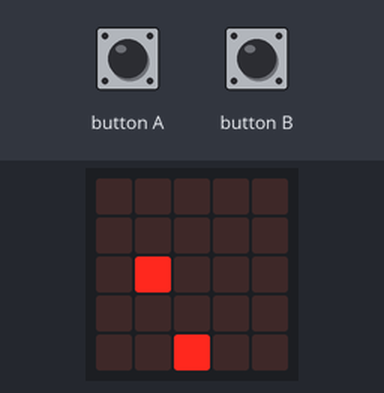
Simulated run of this program. Board: BBC micro:bit (MakeCode). Shown: the board's 5×5 LED display. The inputs (shaded band) are chosen by the test bench. Random numbers come from a fixed seed; the short countdown, score and lost-life animations are approximate; the run ends where the board's game-over animation would start. At 4.0 s the program stops and its outputs stay as they are.

Above: at 1.2 s.
1.3 s: button A pressed for 0.15 s
At 1.9 s:
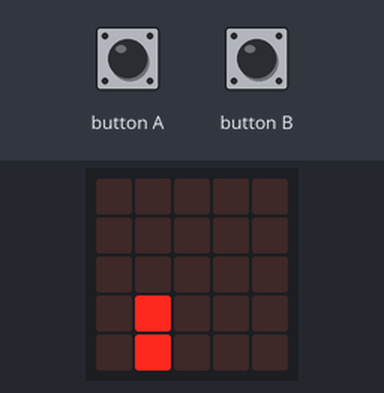
At 4.9 s:
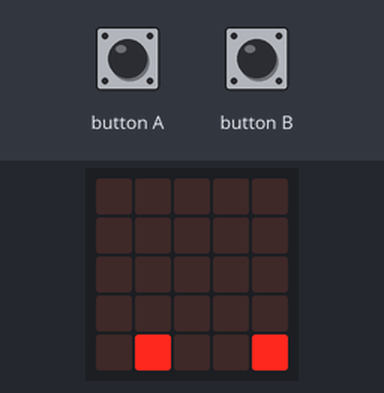
Timing chart, 0 to 5.5 s (numbered marks = the images above; inputs shaded):
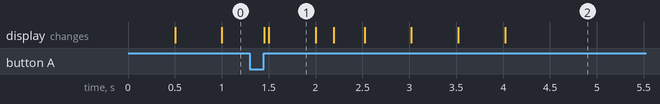

Measured:
- what the display in image 1 shows lasts 0.5 s, from 1.5 s to 2.0 s

The program:

main.ts
```typescript
input.onButtonPressed(Button.A, function () {
    speler.change(LedSpriteProperty.X, -1)
})
input.onGesture(Gesture.TiltRight, function () {
    game.setLife(20)
})
input.onButtonPressed(Button.B, function () {
    speler.change(LedSpriteProperty.X, 1)
})
let fruit: game.LedSprite = null
let speler: game.LedSprite = null
speler = game.createSprite(2, 4)
basic.forever(function () {
    fruit = game.createSprite(randint(0, 4), 0)
    for (let index = 0; index < 4; index++) {
        basic.pause(500)
        fruit.change(LedSpriteProperty.Y, 1)
    }
    if (fruit.isTouching(speler)) {
        game.addScore(1)
    } else {
        game.gameOver()
    }
})
basic.forever(function () {
    if (speler.isTouching(fruit)) {
        for (let index = 0; index < 400; index++) {
            music.changeTempoBy(60)
        }
    }
})
```

test.ts
```typescript
// tests gaan hier; deze zal niet worden gecompileerd wanneer dit pakket wordt gebruikt als extensie.
```
